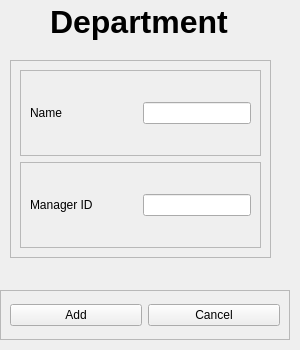
<?xml version="1.0" encoding="UTF-8"?>
<ui version="4.0">
 <class>MainWindow</class>
 <widget class="QMainWindow" name="MainWindow">
  <property name="geometry">
   <rect>
    <x>0</x>
    <y>0</y>
    <width>300</width>
    <height>350</height>
   </rect>
  </property>
  <property name="minimumSize">
   <size>
    <width>300</width>
    <height>350</height>
   </size>
  </property>
  <property name="maximumSize">
   <size>
    <width>300</width>
    <height>350</height>
   </size>
  </property>
  <property name="windowTitle">
   <string>MainWindow</string>
  </property>
  <widget class="QWidget" name="centralwidget">
   <widget class="QFrame" name="frame">
    <property name="geometry">
     <rect>
      <x>10</x>
      <y>60</y>
      <width>261</width>
      <height>198</height>
     </rect>
    </property>
    <property name="frameShape">
     <enum>QFrame::StyledPanel</enum>
    </property>
    <property name="frameShadow">
     <enum>QFrame::Raised</enum>
    </property>
    <layout class="QGridLayout" name="gridLayout">
     <item row="0" column="0">
      <widget class="QFrame" name="frame_2">
       <property name="frameShape">
        <enum>QFrame::StyledPanel</enum>
       </property>
       <property name="frameShadow">
        <enum>QFrame::Raised</enum>
       </property>
       <layout class="QHBoxLayout" name="horizontalLayout">
        <item>
         <widget class="QLabel" name="TitleOf_DepartmentName_AddDepartment_7">
          <property name="text">
           <string>Name</string>
          </property>
         </widget>
        </item>
        <item>
         <spacer name="horizontalSpacer">
          <property name="orientation">
           <enum>Qt::Horizontal</enum>
          </property>
          <property name="sizeHint" stdset="0">
           <size>
            <width>38</width>
            <height>20</height>
           </size>
          </property>
         </spacer>
        </item>
        <item>
         <widget class="QLineEdit" name="Name_input_AddDepartment_7"/>
        </item>
       </layout>
      </widget>
     </item>
     <item row="1" column="0">
      <widget class="QFrame" name="frame_3">
       <property name="frameShape">
        <enum>QFrame::StyledPanel</enum>
       </property>
       <property name="frameShadow">
        <enum>QFrame::Raised</enum>
       </property>
       <layout class="QHBoxLayout" name="horizontalLayout_2">
        <item>
         <widget class="QLabel" name="TitleOfManagerID_AddDepartment_2">
          <property name="text">
           <string>Manager ID</string>
          </property>
         </widget>
        </item>
        <item>
         <spacer name="horizontalSpacer_2">
          <property name="orientation">
           <enum>Qt::Horizontal</enum>
          </property>
          <property name="sizeHint" stdset="0">
           <size>
            <width>38</width>
            <height>20</height>
           </size>
          </property>
         </spacer>
        </item>
        <item>
         <widget class="QLineEdit" name="ManagerID_Input_2"/>
        </item>
       </layout>
      </widget>
     </item>
    </layout>
   </widget>
   <widget class="QFrame" name="PushButtons_AddPayment_Frame_3">
    <property name="geometry">
     <rect>
      <x>0</x>
      <y>290</y>
      <width>290</width>
      <height>50</height>
     </rect>
    </property>
    <property name="frameShape">
     <enum>QFrame::StyledPanel</enum>
    </property>
    <property name="frameShadow">
     <enum>QFrame::Raised</enum>
    </property>
    <layout class="QHBoxLayout" name="horizontalLayout_16">
     <item>
      <widget class="QPushButton" name="Save_AddDepartment_Button_3">
       <property name="text">
        <string>Add</string>
       </property>
      </widget>
     </item>
     <item>
      <widget class="QPushButton" name="Cancel_AddDepartment_Button_3">
       <property name="text">
        <string>Cancel</string>
       </property>
      </widget>
     </item>
    </layout>
   </widget>
   <widget class="QLabel" name="Add_Department_TitleOf_Table_4">
    <property name="geometry">
     <rect>
      <x>50</x>
      <y>0</y>
      <width>192</width>
      <height>43</height>
     </rect>
    </property>
    <property name="sizePolicy">
     <sizepolicy hsizetype="Expanding" vsizetype="Expanding">
      <horstretch>0</horstretch>
      <verstretch>0</verstretch>
     </sizepolicy>
    </property>
    <property name="font">
     <font>
      <pointsize>24</pointsize>
      <weight>75</weight>
      <bold>true</bold>
     </font>
    </property>
    <property name="text">
     <string>Department</string>
    </property>
   </widget>
  </widget>
 </widget>
 <resources/>
 <connections/>
</ui>
